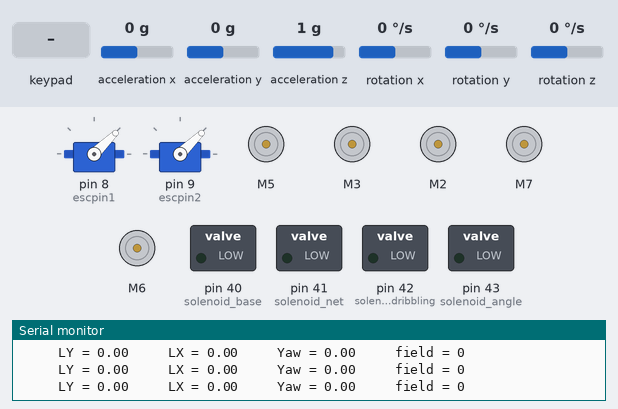
Bench run of a sketch on a simulated Arduino Mega 2560, built with avr-gcc and run on an emulated ATmega2560. Shown: 2 × servo, 5 × DC motor (green arrow = forward, orange = backward, longer = faster), switched loads named in the sketch (green lamp = pin HIGH), the last lines printed to the serial monitor. The inputs (shaded band) are chosen by the test bench; at power-on: rotation z 0 °/s, acceleration x 0 g, acceleration y 0 g, acceleration z 1 g, rotation x 0 °/s, rotation y 0 °/s.

Above: at 1.2 s.
1.3 s: rotation z set to -9 °/s
At 4.1 s:
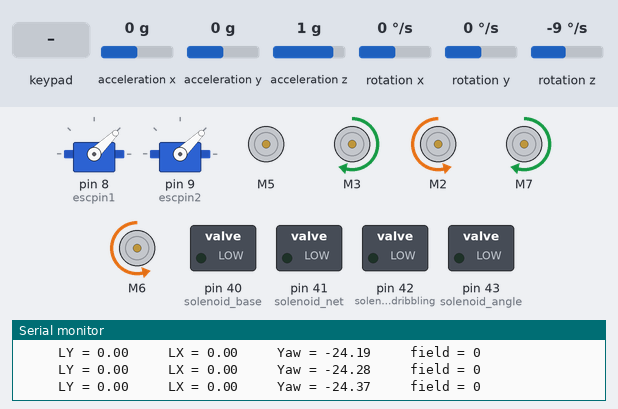
4.3 s: key 'X' pressed
At 5.5 s:
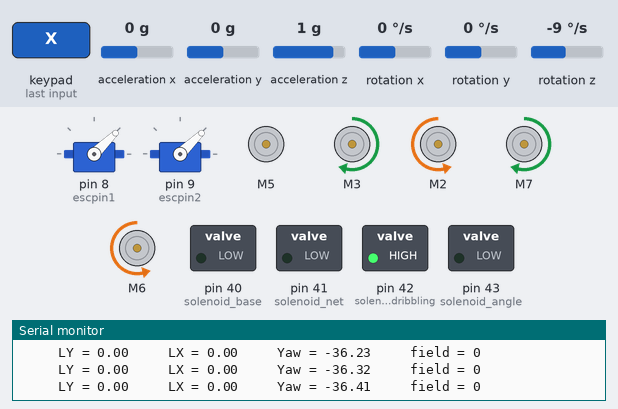
5.8 s: rotation z set to 100 °/s
At 6.6 s:
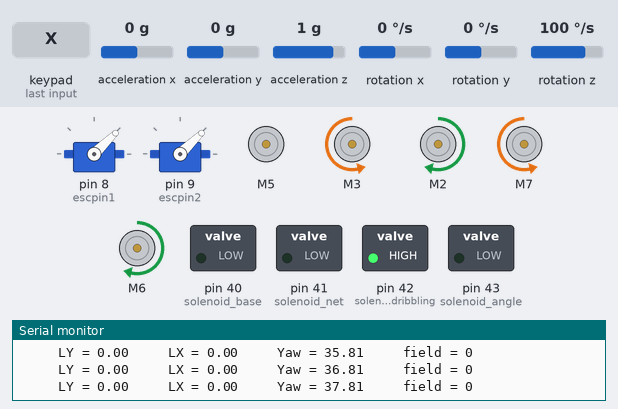
7.7 s: key 'O' pressed
At 8.0 s:
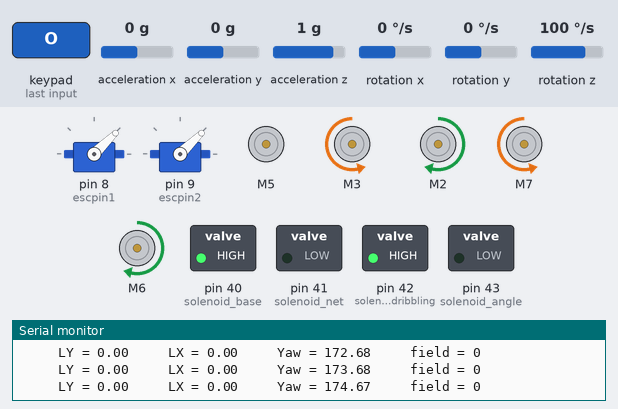
9.2 s: key 'T' pressed
At 10.4 s:
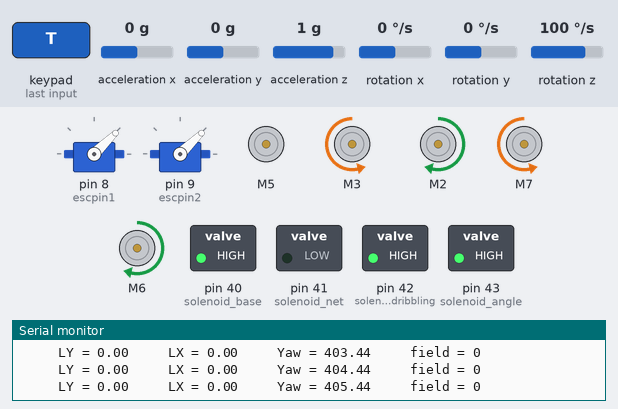
10.7 s: rotation z set to -133 °/s
13.7 s: rotation z set to -139 °/s
Timing chart, 0 to 16.6 s (numbered marks = the images above; inputs shaded):
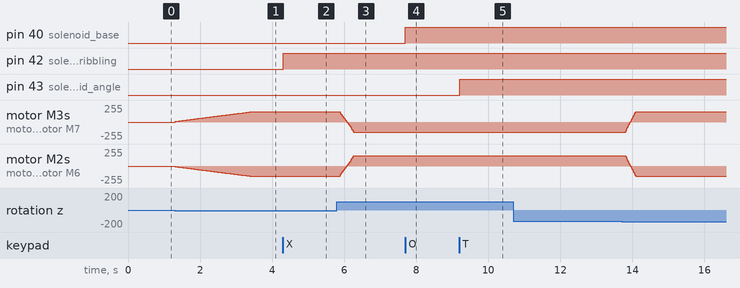

Measured:
- after the input at 1.3 s, motor M3, motor M7: moves from stopped to forward 152/255 over 2.1 s, starting at once; motor M2, motor M6: moves from stopped to backward 152/255 over 2.1 s, starting at once
- after the input at 4.3 s, pin 42 (solenoid_dribbling): LOW → HIGH at once
- after the input at 5.8 s, motor M3, motor M7: moves from forward 152/255 to backward 152/255 over 0.40 s, starting after 0.07 s; motor M2, motor M6: moves from backward 152/255 to forward 152/255 over 0.40 s, starting after 0.07 s
- after the input at 7.7 s, pin 40 (solenoid_base): LOW → HIGH at once
- after the input at 9.2 s, pin 43 (solenoid_angle): LOW → HIGH at once

The sketch:

field_centric.ino
```cpp
#include <Wire.h>
#include <MPU6050.h>
MPU6050 mpu;
#include <Servo.h>
unsigned long timer = 0;
float timeStep = 0.00999;
float yaw = 0;
#include <PS2X_lib.h>
PS2X ps2x;
#include "CytronMotorDriver.h"

Servo esc1;
Servo esc2;

int escpin1 = 8;
int escpin2 = 9;

int count1;  // BLDC motor speed 1
int count2;  // BLDC motor speed 2

int Dpad_ref1 = 0;  // Initialize all Dpad refs to 0
int Dpad_ref2 = 0;
int Dpad_ref3 = 0;
int Dpad_ref4 = 0;
CytronMD motor1(PWM_DIR, 3, 46);  // PWM 1 = Pin 3, DIR 1 = Pin 4.
CytronMD motor2(PWM_DIR, 2, 47);
CytronMD motor3(PWM_DIR, 7, 51);  // PWM 1 = Pin 3, DIR 1 = Pin 4.
CytronMD motor4(PWM_DIR, 6, 50);
CytronMD motor5(PWM_DIR, 5, 53);  //5 50 // PWM 1 = Pin 3, DIR 1 = Pin 4.
// CytronMD motor6(PWM_DIR, 6, 52);
float LY_mapped = 0;
float LX_mapped = 0;
float RY_mapped = 0;
float RX_mapped = 0;
int BLUE, FORWARD, BACKWARD, RIGHT, LEFT;
int GREEN = 0, RED = 0;
float L1, L2, R1, R2, LY, LX, RY, RX;
float M1 = 0;
float M2 = 0;
float M3 = 0;
float M4 = 0;
float R, theta, M, count3 = 0, count4 = 0, h = 0, j = 0, k = 0, l = 0, setpoint = 0, pre_error = 0, proportional, integral = 0, derivative, error, pid, a, b, c, d, A, B, C, D;
float kp = 0, ki = 0, kd = 0;
float motor_A = 0;
float motor_B = 0;
float motor_C = 0;
float motor_D = 0;
int R1_ref = 0;
int R2_ref = 0;
int L1_ref = 0;
int L2_ref = 0;
int c_ref1 = 0;
int t_ref1 = 0;
int s_ref1 = 0;
int R1_ref1 = 0;
int RIGHT_ref=0;
int FORWARD_ref=0;
int BACKWARD_ref=0;
int LEFT_ref=0;
int select=0;
int select_ref=0;
bool solenoid_state = LOW;
bool solenoid_state_dribble = LOW;
bool solenoid_state_angle = LOW;
bool solenoid_state_net = LOW;

int solenoid_dribbling = 42;  // Pin 2 of Arduino connected to Pin 1 (IN1) of ULN2003
int solenoid_angle = 43;
int solenoid_base = 40;
int solenoid_net = 41;

bool field= false;
// int L1_ref = 0;
void setup() {
  // put your setup code here, to run once:
  Serial.begin(57600);

  while (!mpu.begin(MPU6050_SCALE_2000DPS, MPU6050_RANGE_2G)) {
    Serial.println("Could not find a valid MPU6050 sensor, check wiring!");
    delay(500);
  }
  mpu.calibrateGyro();
  mpu.setThreshold(1);

  // CHANGES for v1.6 HERE!!! ************PAY ATTENTION***********
  int ERROR = ps2x.config_gamepad(30, 31, 32, 33, true, true);
  // if (error == 0) {
  //   Serial.print("✅ PS2 Controller Connected!");
  // } else {
  //   Serial.print("❌ Failed to connect PS2 Controller.");
  //   while (1)
  //     ;
  // }
  pinMode(solenoid_dribbling, OUTPUT);
  pinMode(solenoid_base, OUTPUT);
  pinMode(solenoid_angle, OUTPUT);
  pinMode(solenoid_net, OUTPUT);

  esc1.attach(escpin1);
  esc2.attach(escpin2);
  // Initialize the PWM values for both ESCs
  count1 = 1000;  // Set initial speed to 1000 microseconds
  count2 = 1000;
  esc1.writeMicroseconds(count1);
  esc2.writeMicroseconds(count2);
}

void loop() {
  // put your main code here, to run repeatedly:
  // timer = millis();
  Vector norm = mpu.readNormalizeGyro();
  yaw = yaw + norm.ZAxis * timeStep;

  ps2x.read_gamepad();
  L1 = ps2x.Button(PSB_L1);
  R1 = ps2x.Button(PSB_R1);
  L2 = ps2x.Button(PSB_L2);
  R2 = ps2x.Button(PSB_R2);

  LY = ps2x.Analog(PSS_LY);
  LX = ps2x.Analog(PSS_LX);
  RY = ps2x.Analog(PSS_RY);
  RX = ps2x.Analog(PSS_RX);

  RED = ps2x.Button(PSB_RED);
  GREEN = ps2x.Button(PSB_GREEN);
  BLUE = ps2x.Button(PSB_BLUE);
  PINK = ps2x.Button(PSB_PINK);
  select=ps2x.Button(PSB_SELECT);
  // Read D-pad directions
  int FORWARD = ps2x.ButtonPressed(PSB_PAD_UP) ;
  int BACKWARD = ps2x.ButtonPressed(PSB_PAD_DOWN) ;
  int RIGHT = ps2x.ButtonPressed(PSB_PAD_RIGHT) ;
  int LEFT = ps2x.ButtonPressed(PSB_PAD_LEFT) ;
  // BLDC control logic

    if (RIGHT == 1 ) {
      count1 = 1000;   // Reset speeds
      count2 = 1000;

    }

    if (FORWARD == 1 ) {
      count1 += 50;    // Increase speed
      count2 += 50;
          }

    if (BACKWARD == 1) {
      count1 -= 50;    // Decrease speed
      count2 -= 50;
    }

    // Dribbling mode
    if (LEFT == 1 ) {
      count1 = 1290;    // Custom speed values
      count2 = 1350;
    }

    // Ensure the speed values remain within valid range
    count1 = constrain(count1, 1000, 2000);
    count2 = constrain(count2, 1000, 2000);

    // Apply updated speeds to ESCs
    esc1.writeMicroseconds(count1);
    esc2.writeMicroseconds(count2);

  // LY=LY-128;
  // LX=LX-128;
  LY_mapped = constrain(LY, 0, 255);
  LX_mapped = constrain(LX, 0, 255);
  RY_mapped = constrain(RY, 0, 255);
  RX_mapped = constrain(RX, 0, 255);
  LY_mapped = map(LY_mapped, 0, 255, 127, -127);
  LX_mapped = map(LX_mapped, 0, 255, -127, 127);
  RY_mapped = map(RY_mapped, 0, 255, 127, -127);
  RX_mapped = map(RX_mapped, 0, 255, -127, 127);
  if (LY_mapped >= -5 && LY_mapped <= 5) {
    LY_mapped = 0;
    // for(int i=20;i>0;i--){
    //   LY_mapped = i;
    // }
  }
  if (LY_mapped > 5) {
    LY_mapped -= 5;
  }
  if (LY_mapped < -5) {
    LY_mapped += 5;
  }

    // Toggle Field-Centric mode
  // if (L1 == 1 && L1_ref == 0) {
  //   fieldCentric = !fieldCentric;
  //   L1_ref = 1;
  //   Serial.print("Field-Centric Mode: ");
  //   Serial.println(fieldCentric ? "ON" : "OFF");
  // }
  // if (L1 == 0 && L1_ref == 1) {
  //   L1_ref = 0;
  // }

  if (RX_mapped >= 5) {
    motor5.setSpeed(-70);
  }
  if (RX_mapped < -5) {
    motor5.setSpeed(70);
  }
  if (RX_mapped == 0) {
    motor5.setSpeed(0);
  }

  // Continuous Rotation Control
  if (R2 > 0) {
    setpoint += 0.2;
  }
  if (L2 > 0) {
    setpoint -= 0.2;
  }

  // 90° Turns
  // if (R1 == 1 && R1_ref == 0) {
  //   R1_ref = 1;
  // }

  // if (R1 == 0 && R1_ref == 1) {
  //   setpoint = setpoint + 90;
  //   R1_ref = 0;
  // }

  // if (L1 == 1 && L1_ref == 0) {
  //   L1_ref = 1;
  // }

  // if (L1 == 0 && L1_ref == 1) {
  //   setpoint = setpoint + 90;
  //   L1_ref = 0;
  // }

  if (RED == 1 && c_ref1 == 0) {
    solenoid_state = !solenoid_state;
    digitalWrite(solenoid_base, solenoid_state);
    c_ref1 = 1;
  }
  if (RED == 0 && c_ref1 == 1) {
    Serial.print(" %%% ");
    c_ref1 = 0;
  }

  // //  // Base Solenoid Control
  if (BLUE == 1 && t_ref1 == 0) {
    solenoid_state_dribble = !solenoid_state_dribble;
    digitalWrite(solenoid_dribbling, solenoid_state_dribble);
    t_ref1 = 1;
  }
  if (BLUE == 0 && t_ref1 == 1) {
    Serial.print(" ##### ");
    t_ref1 = 0;
  }

  if (GREEN == 1 && s_ref1 == 0) {
    solenoid_state_angle = !solenoid_state_angle;
    digitalWrite(solenoid_angle, solenoid_state_angle);
    s_ref1 = 1;
  }
  if (GREEN == 0 && s_ref1 == 1) {
    Serial.print(" $$$$$ ");
    s_ref1 = 0;
  }
  if (R1 == 1 && R1_ref1 == 0) {
    solenoid_state_net = !solenoid_state_net;
    digitalWrite(solenoid_net, solenoid_state_net);
    R1_ref1 = 1;
  }
  if (R1 == 0 && R1_ref1 == 1) {
    Serial.print(" %%% ");
    R1_ref1 = 0;
  }

  kp = 6.5;  //45
  kd = 83;  //65.5
  ki = 0;

  R = sqrt((LX_mapped * LX_mapped) + (LY_mapped * LY_mapped));
  theta = atan2(LY_mapped, -LX_mapped) * 180 / 3.142;
  if (L1==1 && select_ref==0) {
    field=!field;
    select_ref=1;
  }
  if(L1==0 && select_ref==1){
    select_ref=0;
  }

  if(field){
    theta=theta-yaw;
    Serial.print("in field centric");
    }

  a = R * sin((theta - 45) * 3.142 / 180);
  b = R * sin((135 - theta) * 3.142 / 180);
  d = R * sin((135 - theta) * 3.142 / 180);
  c = R * sin((theta - 45) * 3.142 / 180);

  // PID control adjustments
  error = setpoint - yaw;
  proportional = error;
  integral += error;
  derivative = error - pre_error;
  pre_error = error;
  pid = kp * proportional + ki * integral + kd * derivative;

  A = a + pid;
  B = b - pid;
  C = -c + pid;
  D = -d - pid;

  motor_A = constrain(A, -127, 127);
  motor_B = constrain(B, -127, 127);
  motor_C = constrain(C, -127, 127);
  motor_D = constrain(D, -127, 127);
  motor1.setSpeed(motor_A*1.2);
  motor2.setSpeed(motor_B*1.2);
  motor3.setSpeed(motor_C*1.2);
  motor4.setSpeed(motor_D*1.2);
  // motor5.setSpeed(10);
  Serial.print("     LY = ");
  Serial.print(LY_mapped);
  Serial.print("     LX = ");
  Serial.print(LX_mapped);
  // Serial.print("     select= ");
  // Serial.print(select);
  //  Serial.print("     BACKWARD= ");
  // Serial.print(BACKWARD);
  //  Serial.print("     RIGHT= ");
  // Serial.print(RIGHT);
  //  Serial.print("     LEFT= ");
  // Serial.print(LEFT);
  // Serial.print("     solenoid_state_angle= ");
  // Serial.print(solenoid_state_angle);
  // Serial.print("     solenoid_dribble= ");
  // Serial.print(solenoid_state_dribble);
  // Serial.print("     solenoid_state_net= ");
  // Serial.print(solenoid_state_net);
  //   Serial.print("     count1 = ");
  // Serial.print(count1);
  // Serial.print("     count2 = ");
  // Serial.print(count2);
  Serial.print("     Yaw = ");
  Serial.print(yaw);
   Serial.print("     field = ");
  Serial.print(field);
  Serial.println();
}
```
